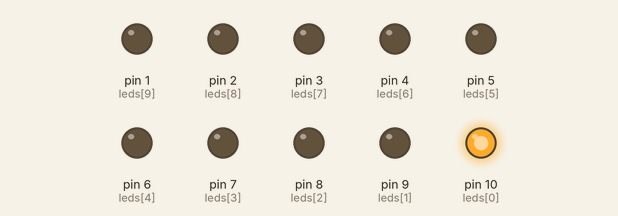
Bench run of a sketch on a simulated Arduino Uno, built with avr-gcc and run on an emulated ATmega328P. Shown: output pins drawn as LEDs (lit = HIGH). Random numbers use the default seed unless the sketch sets one.

Above: at 0.1 s.
At 4.1 s:
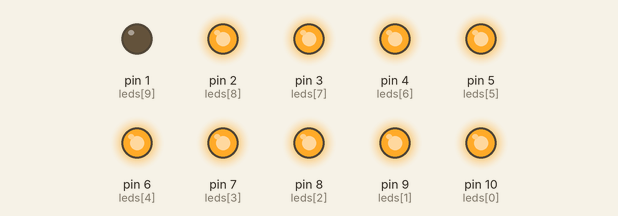
At 10.1 s:
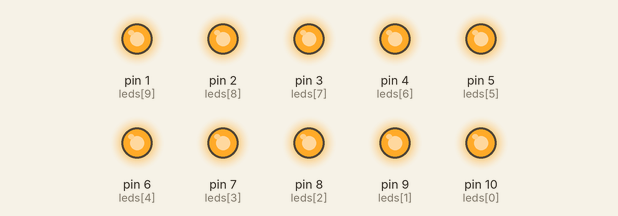
At 20.1 s:
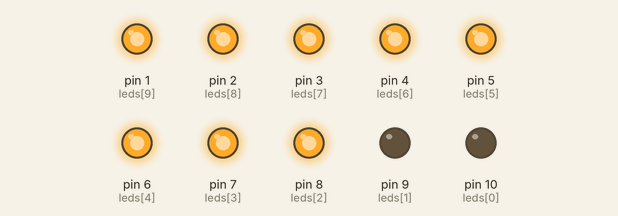
At 30.1 s:
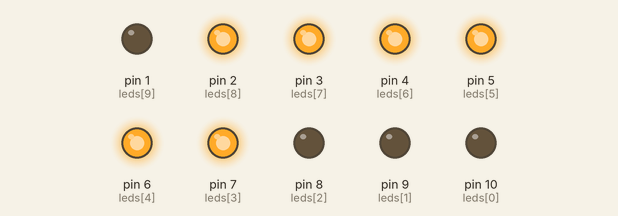
At 39.75 s:
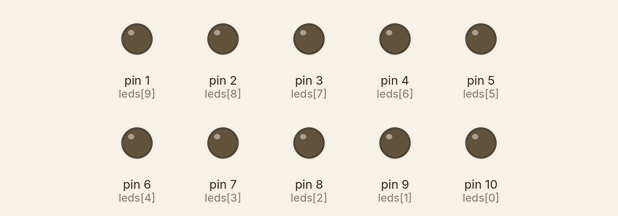
Timing chart, 0 to 40.0 s (numbered marks = the images above):
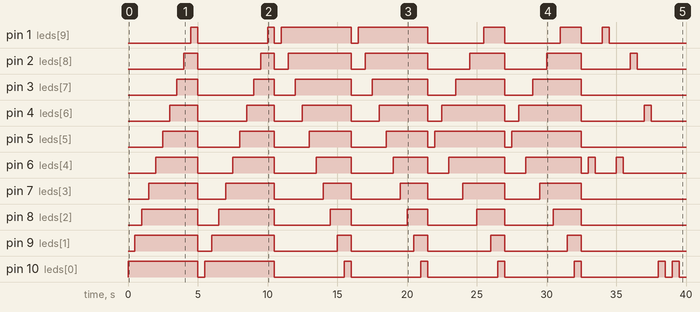

The sketch:

exc2.ino
```cpp
// C++ code
//

const int leds[] = {10, 9, 8, 7, 6, 5, 4, 3, 2, 1};
const int leds2[] = {1, 2, 3, 4, 5, 6, 7, 8, 9, 10};
const int leds3[] = {5, 4, 6, 3, 7, 2, 8, 1, 9, 10};
const int numLeds = 10;

void setup()
{
  for (int i = 0; i < numLeds; i++) {
    pinMode(leds[i], OUTPUT);
  }
}

void loop()
{

  //for esquerda para direita
  for (int i = 0; i < 2; i++) {


    for (int j = 0; j < numLeds; j++) {
      digitalWrite(leds[j], HIGH);
      delay(500);
    }

    for (int j = 0; j < numLeds; j++) {
      digitalWrite(leds[j], LOW);
    }
     delay(500);
   }

  //for direita para esquerda
  for (int i = 0; i < 2; i++) {


    for (int j = 0; j < numLeds; j++) {
      digitalWrite(leds2[j], HIGH);
      delay(500);
    }

    for (int j = 0; j < numLeds; j++) {
      digitalWrite(leds2[j], LOW);
    }
     delay(500);
   }

  //for meio
  for (int i = 0; i < 2; i++) {


    for (int j = 0; j < numLeds; j++) {
      digitalWrite(leds3[j], HIGH);
      delay(500);
    }

    for (int j = 0; j < numLeds; j++) {
      digitalWrite(leds3[j], LOW);
    }
     delay(500);
   }

  // inicializa o gerador de números aleatórios.
  // um pino analógico desconectado irá retornar um
  // valor aleatório de tensão em analogRead()
	randomSeed(analogRead(0));

  //for random
  for (int i = 0; i < 10; i++){
    int led = random(0, numLeds);
    digitalWrite(leds[led], HIGH);
    delay(500);
    digitalWrite(leds[led], LOW);
    delay(500);
}

  //for todos acendem
  for (int i = 0; i < 1; i++) {

    for (int j = 0; j < 1; j++) {

      for (int k = 0; k < numLeds; k++) {
        digitalWrite(leds[k], HIGH);
      }

      delay(5000);

      for (int k = 0; k < numLeds; k++) {
        digitalWrite(leds[k], LOW);
      }
      delay(10000);
    }
  }

}
```

Measured:
- by itself, pin 1 (leds[9]): LOW → HIGH at 4.5 s, → LOW 0.50 s later, → HIGH 5.0 s later, → LOW 0.50 s later, … (14 changes in this stretch)
- by itself, pin 2 (leds[8]): LOW → HIGH at 4.0 s, → LOW 1.0 s later, → HIGH 4.5 s later, → LOW 1.0 s later, … (14 changes in this stretch)
- by itself, pin 3 (leds[7]): LOW → HIGH at 3.5 s, → LOW 1.5 s later, → HIGH 4.0 s later, → LOW 1.5 s later, … (12 changes in this stretch)
- by itself, pin 4 (leds[6]): LOW → HIGH at 3.0 s, → LOW 2.0 s later, → HIGH 3.5 s later, → LOW 2.0 s later, … (14 changes in this stretch)
- by itself, pin 5 (leds[5]): LOW → HIGH at 2.5 s, → LOW 2.5 s later, → HIGH 3.0 s later, → LOW 2.5 s later, … (12 changes in this stretch)
- by itself, pin 6 (leds[4]): LOW → HIGH at 2.0 s, → LOW 3.0 s later, → HIGH 2.5 s later, → LOW 3.0 s later, … (16 changes in this stretch)
- by itself, pin 7 (leds[3]): LOW → HIGH at 1.5 s, → LOW 3.5 s later, → HIGH 2.0 s later, → LOW 3.5 s later, … (12 changes in this stretch)
- by itself, pin 8 (leds[2]): LOW → HIGH at 1.0 s, → LOW 4.0 s later, → HIGH 1.5 s later, → LOW 4.0 s later, … (12 changes in this stretch)
